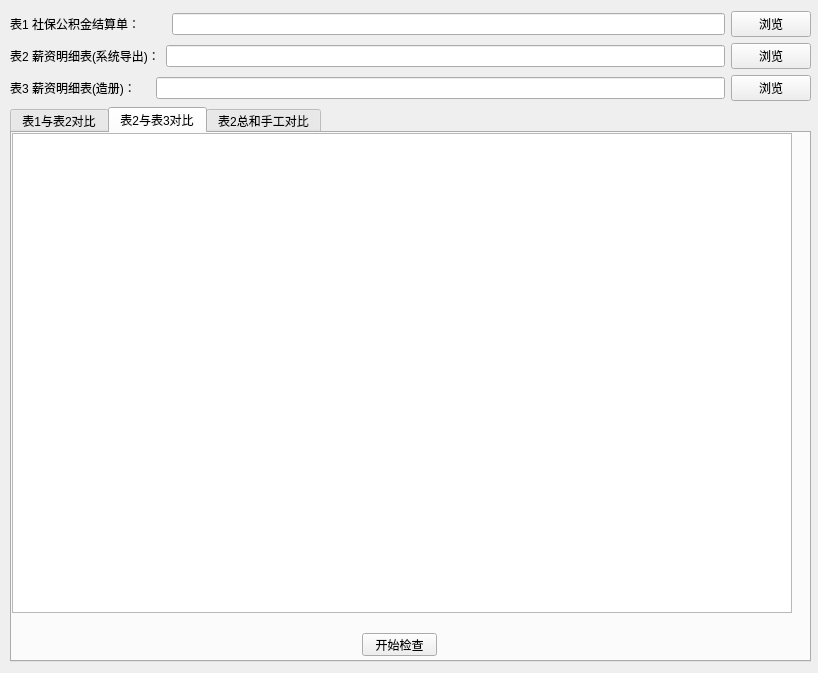
<?xml version="1.0" encoding="UTF-8"?>
<ui version="4.0">
 <class>MainWindow</class>
 <widget class="QMainWindow" name="MainWindow">
  <property name="geometry">
   <rect>
    <x>0</x>
    <y>0</y>
    <width>818</width>
    <height>673</height>
   </rect>
  </property>
  <property name="windowTitle">
   <string>MainWindow</string>
  </property>
  <widget class="QWidget" name="centralwidget">
   <widget class="QWidget" name="layoutWidget">
    <property name="geometry">
     <rect>
      <x>10</x>
      <y>11</y>
      <width>801</width>
      <height>651</height>
     </rect>
    </property>
    <layout class="QGridLayout" name="gridLayout">
     <item row="0" column="0">
      <layout class="QVBoxLayout" name="verticalLayout">
       <item>
        <layout class="QHBoxLayout" name="horizontalLayout">
         <item>
          <widget class="QLabel" name="label">
           <property name="sizePolicy">
            <sizepolicy hsizetype="Fixed" vsizetype="Fixed">
             <horstretch>0</horstretch>
             <verstretch>0</verstretch>
            </sizepolicy>
           </property>
           <property name="minimumSize">
            <size>
             <width>156</width>
             <height>23</height>
            </size>
           </property>
           <property name="maximumSize">
            <size>
             <width>156</width>
             <height>23</height>
            </size>
           </property>
           <property name="text">
            <string>表1 社保公积金结算单：</string>
           </property>
          </widget>
         </item>
         <item>
          <widget class="QLineEdit" name="editExcelFilePath1"/>
         </item>
         <item>
          <widget class="QPushButton" name="btnBrowser1">
           <property name="text">
            <string>浏览</string>
           </property>
          </widget>
         </item>
        </layout>
       </item>
       <item>
        <layout class="QHBoxLayout" name="horizontalLayout_2">
         <item>
          <widget class="QLabel" name="label_2">
           <property name="sizePolicy">
            <sizepolicy hsizetype="Fixed" vsizetype="Fixed">
             <horstretch>156</horstretch>
             <verstretch>23</verstretch>
            </sizepolicy>
           </property>
           <property name="text">
            <string>表2 薪资明细表(系统导出)：</string>
           </property>
          </widget>
         </item>
         <item>
          <widget class="QLineEdit" name="editExcelFilePath2"/>
         </item>
         <item>
          <widget class="QPushButton" name="btnBrowser2">
           <property name="text">
            <string>浏览</string>
           </property>
          </widget>
         </item>
        </layout>
       </item>
       <item>
        <layout class="QHBoxLayout" name="horizontalLayout_3">
         <item>
          <widget class="QLabel" name="label_3">
           <property name="sizePolicy">
            <sizepolicy hsizetype="Fixed" vsizetype="Fixed">
             <horstretch>0</horstretch>
             <verstretch>0</verstretch>
            </sizepolicy>
           </property>
           <property name="text">
            <string>表3 薪资明细表(造册)：    </string>
           </property>
          </widget>
         </item>
         <item>
          <widget class="QLineEdit" name="editExcelFilePath3"/>
         </item>
         <item>
          <widget class="QPushButton" name="btnBrowser3">
           <property name="text">
            <string>浏览</string>
           </property>
          </widget>
         </item>
        </layout>
       </item>
      </layout>
     </item>
     <item row="1" column="0">
      <widget class="QTabWidget" name="tabWidget">
       <property name="currentIndex">
        <number>1</number>
       </property>
       <widget class="QWidget" name="tab_1">
        <attribute name="title">
         <string>表1与表2对比</string>
        </attribute>
        <widget class="QTableView" name="tableView1">
         <property name="geometry">
          <rect>
           <x>0</x>
           <y>0</y>
           <width>780</width>
           <height>480</height>
          </rect>
         </property>
        </widget>
        <widget class="QPushButton" name="btnCheck1">
         <property name="geometry">
          <rect>
           <x>350</x>
           <y>500</y>
           <width>75</width>
           <height>23</height>
          </rect>
         </property>
         <property name="text">
          <string>开始检查</string>
         </property>
        </widget>
       </widget>
       <widget class="QWidget" name="tab_2">
        <attribute name="title">
         <string>表2与表3对比</string>
        </attribute>
        <widget class="QTableView" name="tableView2">
         <property name="geometry">
          <rect>
           <x>0</x>
           <y>0</y>
           <width>780</width>
           <height>480</height>
          </rect>
         </property>
        </widget>
        <widget class="QPushButton" name="btnCheck2">
         <property name="geometry">
          <rect>
           <x>350</x>
           <y>500</y>
           <width>75</width>
           <height>23</height>
          </rect>
         </property>
         <property name="text">
          <string>开始检查</string>
         </property>
        </widget>
       </widget>
       <widget class="QWidget" name="tab_3">
        <attribute name="title">
         <string>表2总和手工对比</string>
        </attribute>
        <widget class="QPushButton" name="btnCheck3">
         <property name="geometry">
          <rect>
           <x>350</x>
           <y>500</y>
           <width>75</width>
           <height>23</height>
          </rect>
         </property>
         <property name="text">
          <string>开始检查</string>
         </property>
        </widget>
        <widget class="QWidget" name="layoutWidget">
         <property name="geometry">
          <rect>
           <x>70</x>
           <y>40</y>
           <width>251</width>
           <height>301</height>
          </rect>
         </property>
         <layout class="QVBoxLayout" name="verticalLayout_2">
          <item>
           <layout class="QHBoxLayout" name="horizontalLayout_4">
            <item>
             <widget class="QLabel" name="label_4">
              <property name="text">
               <string>通讯补贴：</string>
              </property>
             </widget>
            </item>
            <item>
             <widget class="QLineEdit" name="lineEdit_4"/>
            </item>
           </layout>
          </item>
          <item>
           <layout class="QHBoxLayout" name="horizontalLayout_5">
            <item>
             <widget class="QLabel" name="label_5">
              <property name="text">
               <string>电脑补贴：</string>
              </property>
             </widget>
            </item>
            <item>
             <widget class="QLineEdit" name="lineEdit_5"/>
            </item>
           </layout>
          </item>
          <item>
           <layout class="QHBoxLayout" name="horizontalLayout_6">
            <item>
             <widget class="QLabel" name="label_6">
              <property name="text">
               <string>加班补贴：</string>
              </property>
             </widget>
            </item>
            <item>
             <widget class="QLineEdit" name="lineEdit_6"/>
            </item>
           </layout>
          </item>
          <item>
           <layout class="QHBoxLayout" name="horizontalLayout_7">
            <item>
             <widget class="QLabel" name="label_7">
              <property name="text">
               <string>夜班津贴：</string>
              </property>
             </widget>
            </item>
            <item>
             <widget class="QLineEdit" name="lineEdit_7"/>
            </item>
           </layout>
          </item>
         </layout>
        </widget>
       </widget>
      </widget>
     </item>
    </layout>
   </widget>
  </widget>
 </widget>
 <resources/>
 <connections/>
</ui>
